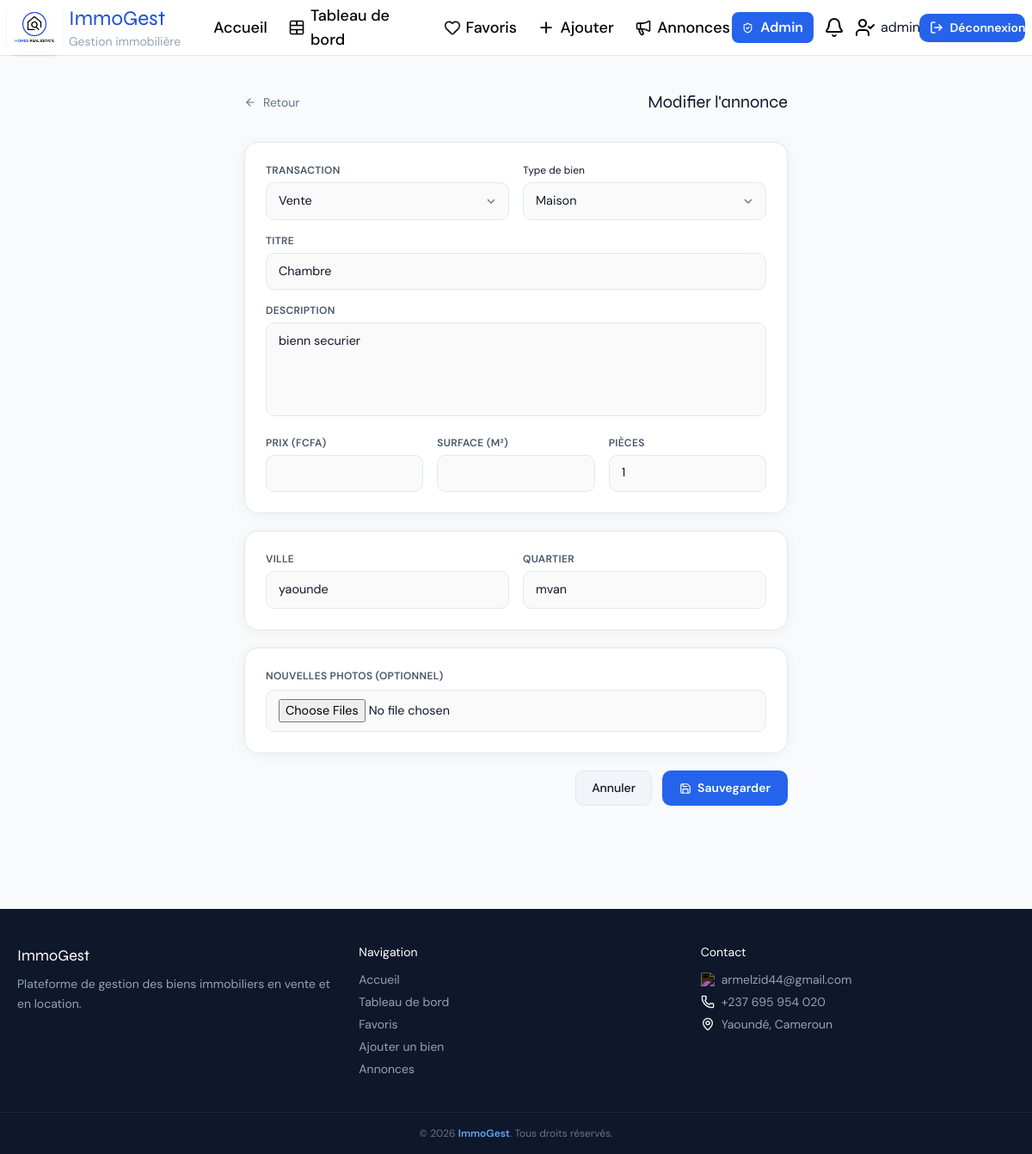
The app's page /modifier/1/ (signed in) with its own data.
### immobilier/models.py (models this page shows, shortened)
class Bien(models.Model):
    titre       = models.CharField(max_length=200)
    description = models.TextField()
    categorie   = models.CharField(max_length=20, choices=TRANSACTION_CHOICES, default='vente',
                                   verbose_name="Type de transaction")
    type_bien   = models.CharField(max_length=50, choices=TYPE_BIEN_CHOICES, default='appartement')
    prix        = models.FloatField(help_text="Prix en FCFA")
    surface     = models.FloatField(help_text="Surface en m²")
    nb_pieces   = models.IntegerField(default=1, verbose_name="Nombre de pièces")
    quartier    = models.CharField(max_length=100, blank=True)
    localisation = models.OneToOneField(Localisation, on_delete=models.CASCADE,
                                        null=True, blank=True, related_name='bien')
    proprietaire = models.ForeignKey(User, on_delete=models.CASCADE,
                                     related_name='biens', null=True, blank=True)
    created_at = models.DateTimeField(auto_now_add=True)
    updated_at = models.DateTimeField(auto_now=True)
    class Meta:
        verbose_name = "Bien"
        ordering = ['-created_at']

class Localisation(models.Model):
    ville     = models.CharField(max_length=100, default='')
    quartier  = models.CharField(max_length=100, blank=True, default='')
    adresse   = models.CharField(max_length=255, blank=True, default='')
    latitude  = models.FloatField(null=True, blank=True)
    longitude = models.FloatField(null=True, blank=True)
    class Meta:
        verbose_name = "Localisation"

### immobilier/views.py (the view)
# urls.py: path('modifier/<int:pk>/',      views.modifier,       name='modifier'),
@login_required
def modifier(request, pk):
    bien   = get_object_or_404(Bien, pk=pk, proprietaire=request.user)
    annonce = bien.annonce
    if request.method == 'POST':
        form_bien = BienForm(request.POST, instance=bien)
        form_loc  = LocalisationForm(request.POST, instance=bien.localisation)
        if form_bien.is_valid() and form_loc.is_valid():
            form_loc.save()
            form_bien.save()
            annonce.statut = 'en_attente'
            annonce.save()
            for i, img in enumerate(request.FILES.getlist('photos')):
                Image.objects.create(bien=bien, fichier=img)
            messages.success(request, "Annonce modifiée. En attente de re-validation.")
            return redirect('tableauBord')
    else:
        form_bien = BienForm(instance=bien, initial={'categorie': bien.categorie})
        form_loc  = LocalisationForm(instance=bien.localisation)
    return render(request, 'immobilier/modifier.html', {
        'form_bien': form_bien,
        'form_loc':  form_loc,
        'bien':      bien,
    })

### immobilier/forms.py
class BienForm(forms.ModelForm):
    categorie = forms.ChoiceField(choices=TRANSACTION_CHOICES, label="Transaction")
    class Meta:
        model  = Bien
        fields = ['titre', 'description', 'type_bien', 'categorie', 'prix', 'surface', 'nb_pieces', 'quartier']
        labels = {
            'titre':     'Titre de l\'annonce',
            'type_bien': 'Type de bien',
            'prix':      'Prix (FCFA)',
            'surface':   'Surface (m²)',
            'nb_pieces': 'Nombre de pièces',
            'quartier':  'Quartier',
        }
        widgets = {
            'description': forms.Textarea(attrs={'rows': 4}),
        }

class LocalisationForm(forms.ModelForm):
    class Meta:
        model  = Localisation
        fields = ['ville', 'quartier', 'adresse', 'latitude', 'longitude']
        labels = {
            'ville':    'Ville',
            'quartier': 'Quartier',
            'adresse':  'Adresse',
        }

### immobilier/templates/immobilier/modifier.html (shortened to what this page needs)
{% extends "immobilier/index.html" %}
{% block content %}
<div class="max-w-2xl mx-auto px-5 py-10">
  <div class="flex items-center justify-between mb-8">
    <a href="/tableau-de-bord/" class="inline-flex items-center gap-2 text-sm text-slate-500 hover:text-slate-800">
      <i data-lucide="arrow-left" style="width:14px;height:14px;"></i> Retour
    </a>
    <h1 class="font-display text-xl font-700 text-slate-900">Modifier l'annonce</h1>
  </div>
  <form method="POST" enctype="multipart/form-data" class="space-y-5">
    <div class="card p-6 space-y-4">
      <div class="grid grid-cols-2 gap-4">
        <div>
          <label class="block text-xs font-semibold text-slate-600 uppercase tracking-wide mb-1.5">Transaction</label>
          <select name="categorie" class="form-input form-select">
            <option value="vente" {% if bien.categorie == 'vente' %}selected{% endif %}>Vente</option>
          </select>
        </div>
        <div>
          <label class="block text-xs mb-1.5">Type de bien</label>
          <select name="type_bien" class="form-input form-select">
            <option value="maison" {% if bien.type_bien == 'maison' %}selected{% endif %}>Maison</option>
          </select>
        </div>
      </div>
      <div>
        <label class="block text-xs font-semibold text-slate-600 uppercase tracking-wide mb-1.5">Titre</label>
        <input type="text" name="titre" value="{{ bien.titre }}" required class="form-input">
      </div>
      <div>
        <label class="block text-xs font-semibold text-slate-600 uppercase tracking-wide mb-1.5">Description</label>
        <textarea name="description" rows="4" required class="form-input resize-none">{{ bien.description }}</textarea>
      </div>
      <div class="grid grid-cols-3 gap-4">
        <div>
          <label class="block text-xs font-semibold text-slate-600 uppercase tracking-wide mb-1.5">Prix (FCFA)</label>
          <input type="number" name="prix" value="{{ bien.prix }}" required class="form-input">
        </div>
        <div>
          <label class="block text-xs font-semibold text-slate-600 uppercase tracking-wide mb-1.5">Surface (m²)</label>
          <input type="number" name="surface" value="{{ bien.surface }}" required step="0.1" class="form-input">
        </div>
        <div>
          <label class="block text-xs font-semibold text-slate-600 uppercase tracking-wide mb-1.5">Pièces</label>
          <input type="number" name="nb_pieces" value="{{ bien.nb_pieces }}" class="form-input">
        </div>
      </div>
    </div>
    <div class="card p-6 space-y-4">
      <div class="grid grid-cols-2 gap-4">
        <div>
          <label class="block text-xs font-semibold text-slate-600 uppercase tracking-wide mb-1.5">Ville</label>
          <input type="text" name="ville" value="{{ bien.localisation.ville }}" class="form-input">
        </div>
        <div>
          <label class="block text-xs font-semibold text-slate-600 uppercase tracking-wide mb-1.5">Quartier</label>
          <input type="text" name="quartier_loc" value="{{ bien.localisation.quartier }}" class="form-input">
        </div>
      </div>
    </div>
    <div class="card p-6">
      <label class="block text-xs font-semibold text-slate-600 uppercase tracking-wide mb-2">Nouvelles photos (optionnel)</label>
      <input type="file" name="photos" multiple accept="image/*" class="form-input">
    </div>
    <div class="flex gap-3 justify-end">
      <a href="/tableau-de-bord/" class="btn-secondary">Annuler</a>
      <button type="submit" class="btn-primary">
        <i data-lucide="save" style="width:14px;height:14px;"></i> Sauvegarder
      </button>
    </div>
  </form>
</div>
{% endblock %}

### immobilier/templates/immobilier/index.html (shortened to what this page needs)
{% load static %}
<!DOCTYPE html>
<html lang="fr">
<head>
  <link rel="stylesheet" href="https://unpkg.com/leaflet@1.9.4/dist/leaflet.css"/>
  <script src="https://cdn.tailwindcss.com"></script>
  <link rel="stylesheet" href="https://unpkg.com/leaflet@1.9.4/dist/leaflet.css"/>
</head>
<body class="bg-slate-50 text-slate-900 min-h-screen">
  <header class="navbar">
    <div class="max-w-7xl mx-auto px-2 h-16 flex items-center justify-between">
      <a href="/" class="flex items-center gap-2 shrink-0 select-none">
        <div class="w-16 h-16 rounded-xl flex items-center justify-center shadow">
         <img src="{% static "images/logo.jpg" %}"  alt="Logo">
        </div>
        <div class="leading-none">
          <p class="font-display text-blue-700 font-700 text-2xl">ImmoGest</p>
          <p class="text-sm text-slate-400">Gestion immobilière</p>
        </div>
      </a>
      <nav class="hidden gap-2 md:flex items-center ">
        <a href="/" class="nav-link text-black text-lg {% block nav_home %}{% endblock %}">
          <img src="{% static "images/house.png" %}" alt="Accueil" class="w-5 h-5 invert"> Accueil
        </a>
        {% if request.user.is_authenticated %}
          <a href="/tableau-de-bord/" class="nav-link text-black text-lg {% block nav_tableau %}{% endblock %}">
            <img src="{% static "images/table-cells-merge.png" %}" alt="Tableau de bord" class="w-5 h-5 "> Tableau de bord
          </a>
          <a href="/favoris/" class="nav-link text-black text-lg {% block nav_favoris %}{% endblock %}">
            <img src="{% static "images/heart.png" %}" alt="Favoris" class="w-5 h-5 "> Favoris
          </a>
          <a href="/ajouter/" class="nav-link text-black text-lg {% block nav_ajouter %}{% endblock %}">
            <img src="{% static "images/plus.png" %}" alt="Ajouter" class="w-5 h-5 "> Ajouter
          </a>
        {% endif %}
         <a href="/logement/" class="nav-link text-black text-lg {% block nav_logement %}{% endblock %}">
          <img src="{% static "images/megaphone.png" %}" alt="Logement" class="w-5 h-5 "> Annonces
        </a>
      </nav>
      <div class="flex gap-2 items-center">
        {% if request.user.is_authenticated %}
          {% if request.user.is_superuser %}
          <a href="/admin-annonces/" class="inline-flex items-center gap-2 bg-blue-600 text-white px-3 py-1.5 rounded-lg text-md font-semibold hover:bg-red-700 transition">
            <i data-lucide="shield-check" style="width:13px;height:13px;"></i> Admin
          </a>
        {% endif %}
          <a href="/mes-messages/" class="relative w-9 h-9 flex items-center justify-center rounded-lg hover:bg-slate-100 transition">
            <img src="{% static "images/bell.png" %}" alt="Messages">
          </a>
          <span class="hidden sm:flex items-center gap-1.5 text-md ">
            <img src="{% static "images/user-check.png" %}" alt="Utilisateur">
            {{ request.user.username }}
          </span>
          <a href="/deconnexion/" class="btn-primary text-md py-1.5 px-3">
            <img src="{% static "images/log-out.png" %}" class= "invert w-4 h-4" alt="Déconnexion"> Déconnexion
          </a>
        {% endif %}
      </div>
    </div>
  </header>
  <main>{% block content %}{% endblock %} </main>
  <footer class="footer mt-20">
    <div class="max-w-7xl mx-auto px-5 py-10 grid grid-cols-1 md:grid-cols-3 gap-8">
      <div>
        <p class="font-display text-white font-700 text-lg mb-2">ImmoGest</p>
        <p class="text-sm leading-relaxed">Plateforme de gestion des biens immobiliers en vente et en location.</p>
      </div>
      <div>
        <p class="text-white font-600 text-sm mb-3">Navigation</p>
        <ul class="space-y-1.5 text-sm">
          <li><a href="/" class="hover:text-white transition-colors">Accueil</a></li>
          <li><a href="/tableau-de-bord/" class="hover:text-white transition-colors">Tableau de bord</a></li>
          <li><a href="/favoris/" class="hover:text-white transition-colors">Favoris</a></li>
          <li><a href="/ajouter/" class="hover:text-white transition-colors">Ajouter un bien</a></li>
          <li><a href="/annonces/" class="hover:text-white transition-colors">Annonces</a></li>
        </ul>
      </div>
      <div>
        <p class="text-white font-600 text-sm mb-3">Contact</p>
        <ul class="space-y-1.5 text-sm">
          <li class="flex items-center gap-2"><img src="{% static "images/mail.png" %}" alt="Email" class="invert w-4 h-4"> armelzid44@gmail.com</li>
          <li class="flex items-center gap-2"><img src="{% static "images/phone.png" %}" alt="Téléphone" class="invert w-4 h-4"> +237 695 954 020</li>
          <li class="flex items-center gap-2"><img src="{% static "images/map-pin.png" %}" alt="Adresse" class="invert w-4 h-4"> Yaoundé, Cameroun</li>
        </ul>
      </div>
    </div>
    <div class="border-t border-slate-800 py-4 text-center text-xs text-slate-500">
      &copy; 2026 <span class="text-blue-400 font-semibold">ImmoGest</span>. Tous droits réservés.
    </div>
  </footer>
</body>
</html>

### immobilier/templates/immobilier/index.html (style rules this page uses)
body { font-family:'DM Sans',sans-serif; }
h1,h2,.font-display { font-family:'Syne',sans-serif; }
.navbar { position:sticky;top:0;z-index:50; background:rgba(255,255,255,0.95); backdrop-filter:blur(12px); border-bottom:1px solid #e2e8f0; }
.nav-link { display:inline-flex;align-items:center;gap:6px; padding:6px 12px;border-radius:8px; font-size:.88rem;font-weight:500;color:#475569; text-decoration:none;transition:all .18s; }
.btn-primary { display:inline-flex;align-items:center;gap:7px; background:#2563eb;color:#fff; padding:9px 20px;border-radius:10px; font-size:.875rem;font-weight:600; border:none;cursor:pointer;transition:all .18s;text-decoration:none; }
.btn-secondary { display:inline-flex;align-items:center;gap:6px; background:#f1f5f9;color:#0f172a; padding:9px 18px;border-radius:10px; font-size:.875rem;font-weight:500; border:1px solid #e2e8f0;cursor:pointer;transition:all .18s;text-decoration:none; }
.card { background:#fff;border:1px solid #e2e8f0; border-radius:16px;box-shadow:0 2px 16px rgba(0,0,0,.05); }
.form-input { width:100%;border:1.5px solid #e2e8f0;border-radius:10px; padding:10px 14px;font-size:.9rem;outline:none; transition:all .18s;background:#fafafa; font-family:'DM Sans',sans-serif; }
.form-input::placeholder { color:#94a3b8; }
.form-select { appearance:none;background-repeat:no-repeat;background-position:right 12px center;padding-right:38px; }
.footer { background:#0f172a;color:#94a3b8; }

### records on screen
Bien: categorie "Vente", type_bien "Maison", titre "Chambre", description "bienn securier", nb_pieces "1", ville "yaounde", quartier_loc "mvan"

### other values on screen
{{ request.user.username }} "admin"
